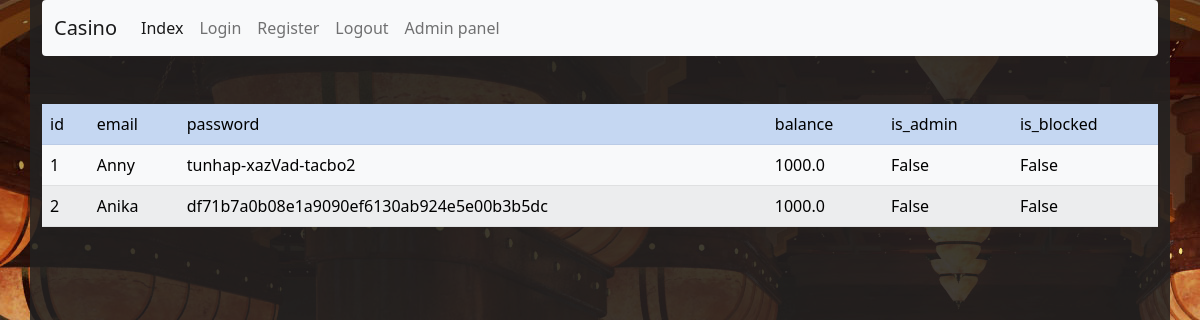
Screenshot of /admin/users with the database file from the repository.
### main.py (models this page shows)
class User(db.Model):
    __tablename__ = "user"
    id = db.Column(db.Integer, primary_key=True)
    email = db.Column(db.String(100), nullable=False)
    password = db.Column(db.String(255), nullable=False)
    balance = db.Column(db.Float, default=1000)
    is_admin = db.Column(db.Boolean, default=False)
    is_blocked = db.Column(db.Boolean, default=False)
    date_of_birth = db.Column(db.DateTime, default=datetime.utcnow)
    user_games = db.Column(db.Integer, db.ForeignKey('game.id'))

### main.py (the view)
@app.route("/admin/users")
def admin_users():
    users = User.query.all()
    return render_template("admin_users.html", users=users)

### templates/admin_users.html (shortened to what this page needs)
{% extends 'base.html' %}
{% block body %}
    <table class="table table-striped table-hover">
        <tr class="table-primary">
            <td>id</td>
            <td>email</td>
            <td>password</td>
            <td>balance</td>
            <td>is_admin</td>
            <td>is_blocked</td>
        </tr>
        {% for user in users %}
            <tr class="table-light">
                <td>{{ user.id }}</td>
                <td>{{ user.email }}</td>
                <td>{{ user.password }}</td>
                <td>{{ user.balance }}</td>
                <td>{{ user.is_admin }}</td>
                <td>{{ user.is_blocked }}</td>
            </tr>
        {% endfor %}
    </table>
{% endblock %}

### rows the page displays
User: id "1", email "Anny", password "tunhap-xazVad-tacbo2", balance "1000.0", is_admin "False", is_blocked "False"
User: id "2", email "Anika", password "df71b7a0b08e1a9090ef6130ab924e5e00b3b5dc", balance "1000.0", is_admin "False", is_blocked "False"
